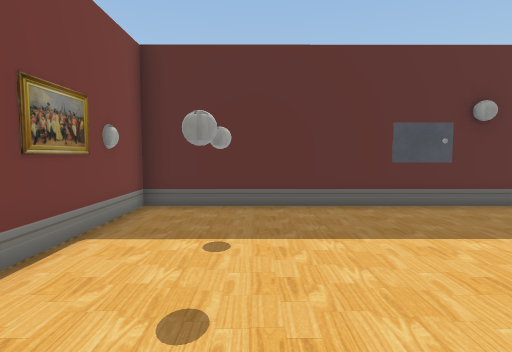
view 1 (above)

12 first-person views from a walk through a Unity game level. The camera is 1.3 m above the floor, tilts 4° down and sees 80° across. The floor is counted in squares, 1 m on a side. Each view is taken from the middle of a square. On the plan, view 1 faces up. The plan holds only what a view shows up to about 14 squares ahead; the rest is blank. The place goes on beyond the plan. Some surface patterns are stand-ins.

view 2
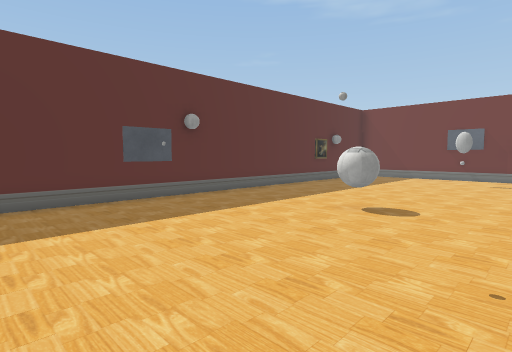

view 3
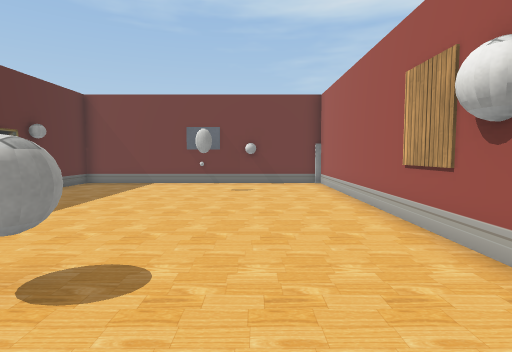

view 4
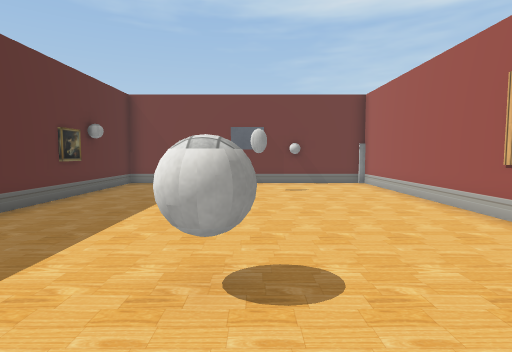

view 5
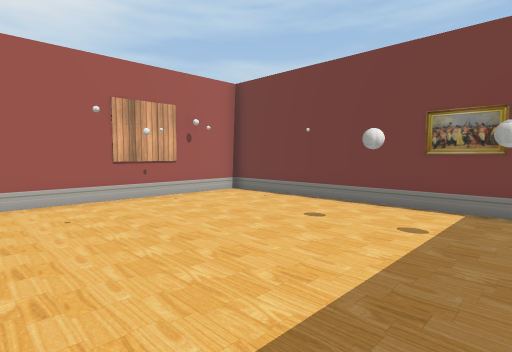

view 6
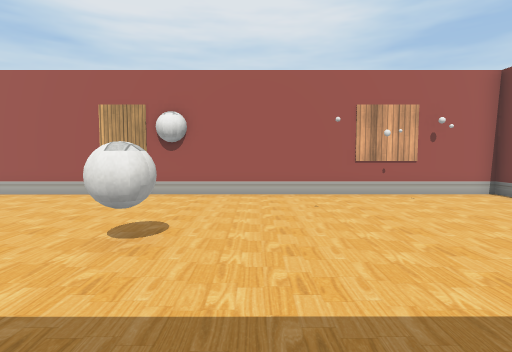

view 7
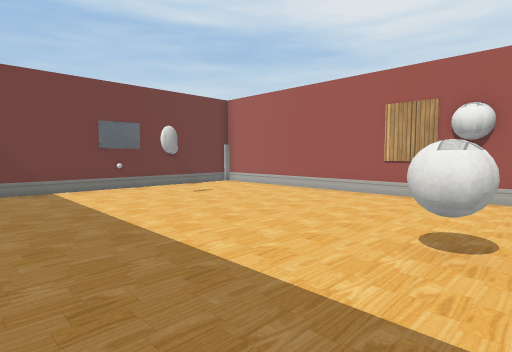

view 8
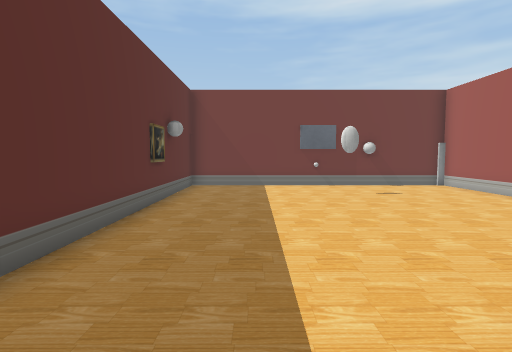

view 9
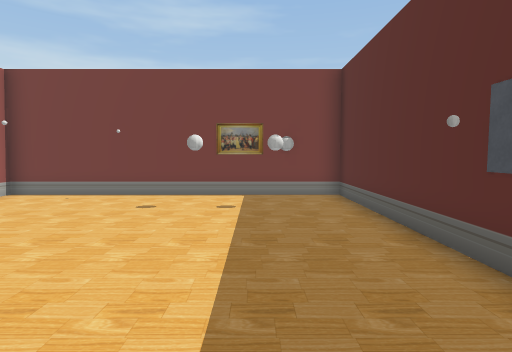

view 10
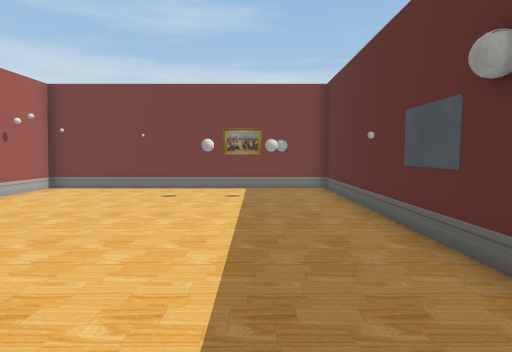

view 11
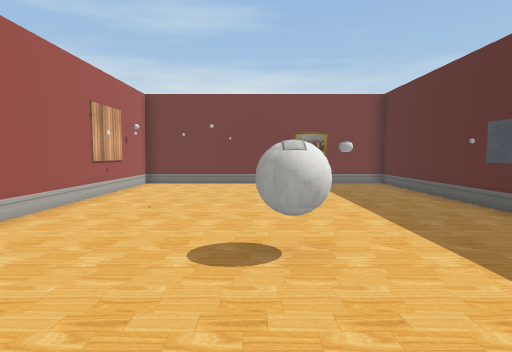

view 12
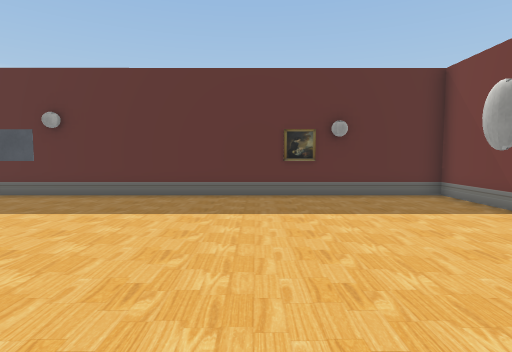

### Floor plan
Points are (right, up) in squares from view 1. A wall is a line through its corners. A room is listed if a view was taken in it or the views show most of it. See-through windows are left out.
Room 1 (views 1, 2, 3, 4, 5, 6, 7, 8, 9, 10, 11, 12)
walls: (-2.9, 7.7) (-2.9, -3) (17.9, -2.9) (17.9, 7.7) (-2.9, 7.7)
objects: other object (-1, 3) to (-1, 4); other object (-1, 5) to (-1, 6); other object (7, 2) to (7, 3)

Positions as (right, up) in squares from view 1, and headings:
1: (0, 0), facing up
2: (0, -1), facing up-right
3: (4, 0), facing right
4: (4, 2), facing right
5: (5, 6), facing down-left
6: (5, 7), facing down
7: (6, 7), facing down-right
8: (5, 5), facing right
9: (7, 5), facing left
10: (9, 5), facing left
11: (11, 2), facing left
12: (12, -2), facing up
